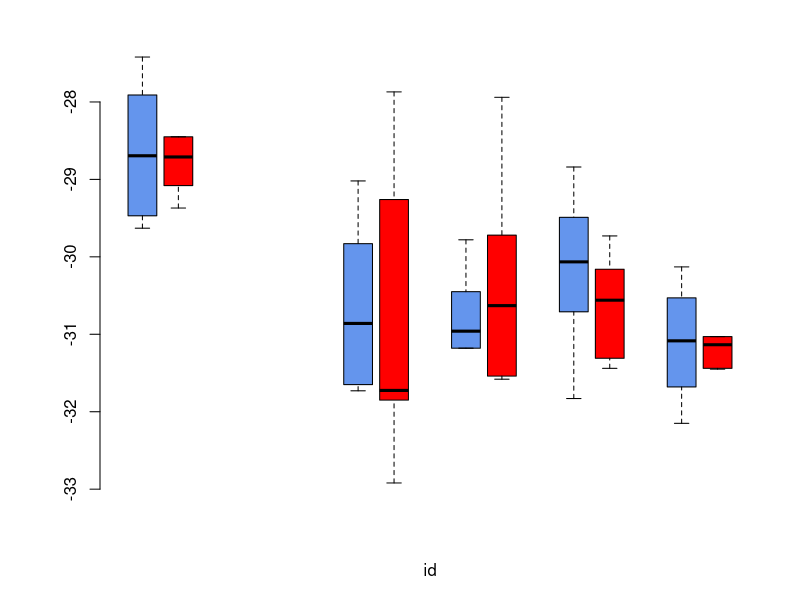

Here is the R script that generated this plot: (Note: this script raises an error after producing the figure.)
phloem <- read.csv("data/phloem_c13.csv")
  phloem$chamber <- as.factor(phloem$chamber)

trtkey <- read.csv("data/temp_trt.csv")

#add warming treatments
phloem2 <- merge(phloem, trtkey)
  

#add monthly 
campaignassign <- function(x) {
  x$campaign <- as.factor(x$campaign)
  x$month <- ifelse(x$campaign == 1,"October", "missing")
  x$month <- ifelse(x$campaign == 2, "December",  x$month)
  x$month <- ifelse(x$campaign == 3, "January", x$month)
  x$month <- ifelse(x$campaign == 4, "February",  x$month)
  x$month <- ifelse(x$campaign == 5, "March", x$month)
  xmonth <- as.factor(x$month)
  
  x$id <- with(x, paste(month, temp, sep="-"))
  return(x)
}


phloem3 <- campaignassign(phloem2)
phloem3$id <- factor(phloem3$id, c("October-ambient", "October-elevated", "December-ambient", "December-elevated", 
                                   "January-ambient", "January-elevated", "February-ambient", "February-elevated",
                                   "March-ambient","March-elevated"))

monthlab <- c("October", "December", "January", "February", "March")
#bar plot by month and treatment

windows()
palette(c("cornflowerblue", "red"))
par(mar=c(5,5,2,2))
boxplot(d13C ~ id, data = phloem3, col=palette(), outline=FALSE,at=c(1,2, 7,8, 10,11, 13,14, 16:17), xaxt='n',
        ylab=expression(Phloem~{delta}^13*C~~('\211')))
 axis(1, at=c(1.5, 7.5, 10.5, 13.5, 16.5), labels=monthlab)
legend("bottomleft", c("Ambient", "Elevated"), pch=22, pt.bg=palette(),  bty='n', pt.cex=1.5)
dev.copy2pdf(file="output/deltaphloem.pdf")
dev.off()
